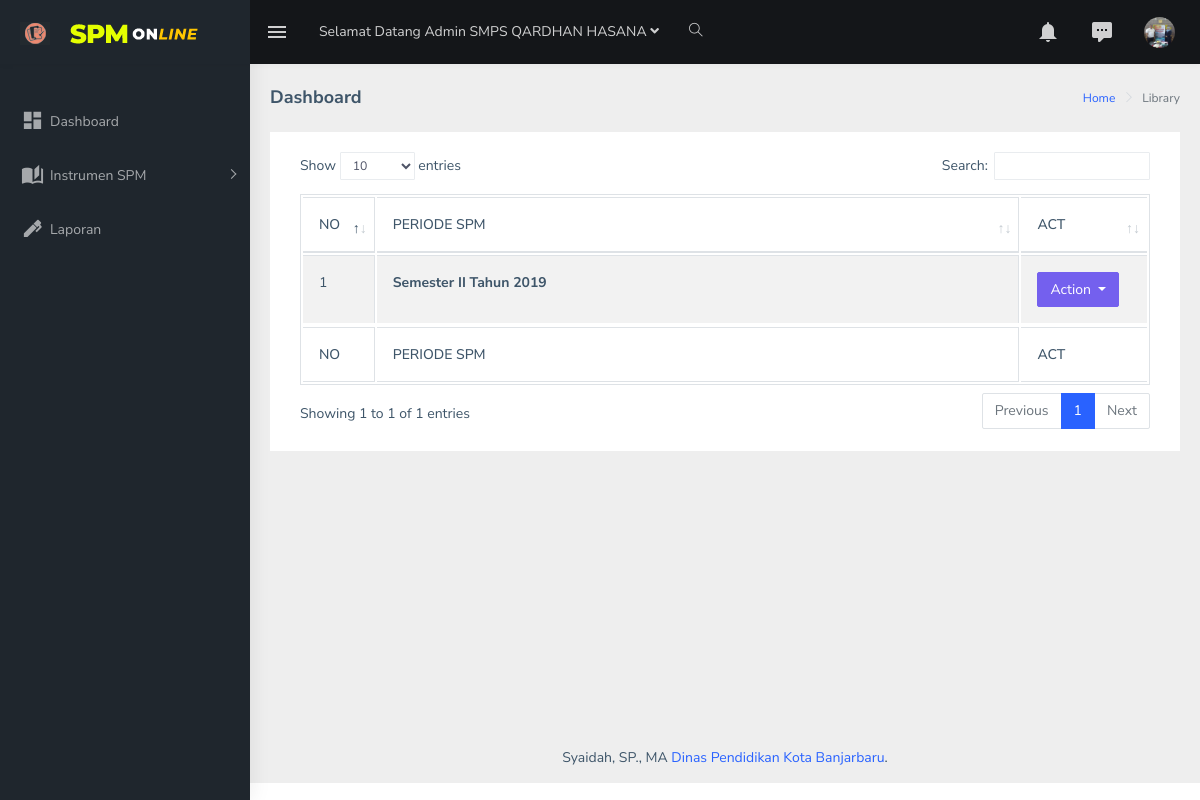
/Admin-Sekolah.php (signed in), run on the app's committed database.
### tables this page shows
CREATE TABLE `sekolah` (
  `id_sekolah` int(6) NOT NULL auto_increment,
  `sekolah` varchar(100) NOT NULL,
  PRIMARY KEY  (`id_sekolah`)
);

CREATE TABLE `users` (
  `id` int(10) NOT NULL auto_increment,
  `nama` varchar(30) NOT NULL,
  `pswd` varchar(1000) NOT NULL,
  `email` varchar(40) NOT NULL,
  `pertanyaan` varchar(1000) NOT NULL,
  `jawaban` varchar(1000) NOT NULL,
  `key_forgot` varchar(1000) NOT NULL,
  `lokasi_ad` varchar(200) NOT NULL,
  `kategori` varchar(20) NOT NULL,
  `id_skpd` varchar(15) NOT NULL,
  `tgl` varchar(30) NOT NULL,
  PRIMARY KEY  (`id`),
  UNIQUE KEY `email` (`email`)
);

CREATE TABLE `spm` (
  `id_spm` int(6) NOT NULL auto_increment,
  `id_sekolah` varchar(6) NOT NULL,
  `id_periode` varchar(6) NOT NULL,
  `tahun` varchar(6) NOT NULL,
  `q1` varchar(5) NOT NULL,
  `q2` varchar(5) NOT NULL,
  `q3` varchar(5) NOT NULL,
  `q4` varchar(5) NOT NULL,
  `q5` varchar(5) NOT NULL,
  `q6` varchar(5) NOT NULL,
  `q7` varchar(5) NOT NULL,
  `q8` varchar(5) NOT NULL,
  `q9` varchar(5) NOT NULL,
  `q10` varchar(5) NOT NULL,
  `q11` varchar(5) NOT NULL,
  `q12` varchar(5) NOT NULL,
  `q13` varchar(5) NOT NULL,
  `q14` varchar(5) NOT NULL,
  `q15` varchar(5) NOT NULL,
  `q16` varchar(5) NOT NULL,
  `q17` varchar(5) NOT NULL,
  `q18` varchar(5) NOT NULL,
  `q19` varchar(5) NOT NULL,
  `q20` varchar(5) NOT NULL,
  `q21` varchar(5) NOT NULL,
  `unix` varchar(100) NOT NULL,
  `tgl_input` varchar(50) NOT NULL,
  PRIMARY KEY  (`id_spm`)
);

### assets/include/session-sekolah.php (called while the page is built, shortened)
<?php
include "koneksi.php";
if (isset($_SESSION['session_login_by_id']))
{
	$user_id = $_SESSION['session_login_by_id'];
	$sql_0 			= "select * from users where id='$user_id'";
	$sql 			= mysqli_query($conn, $sql_0);
	$data 			= mysqli_fetch_array($sql);
	$sekolah	 	= $data['id_skpd'];
	$lokasi_pict 	= $data['lokasi_ad'];
	$sql_000000000	= "select * from sekolah where id_sekolah='$sekolah'";
	$sql_0000000000	= mysqli_query($conn, $sql_000000000);
	$data_0000000000= mysqli_fetch_array($sql_0000000000);
	$nama_sekolah	= $data_0000000000['sekolah'];
}
else
{
	header("location:login.php");
	exit();
}
?>

### admin-sekolah.php (the view, shortened to what this page needs)
<?PHP
include "assets/include/session-sekolah.php";
include "assets/include/koneksi.php";
$id_sekolah = $sekolah;
?>
<!DOCTYPE html>
<html dir="ltr" lang="en">
<head>
    <link href="assets/libs/flot/css/float-chart.css" rel="stylesheet">
	<link rel="stylesheet" type="text/css" href="assets/extra-libs/multicheck/multicheck.css">
    <link href="assets/libs/datatables.net-bs4/css/dataTables.bootstrap4.css" rel="stylesheet">
    <link href="dist/css/style.min.css" rel="stylesheet">
</head>
<body>
    <div id="main-wrapper">
      <?php include "pages/header-sekolah.php";?>
      <?php include "pages/sidebar-admin-sekolah.php";?>
      <div class="page-wrapper">
        <div class="page-breadcrumb">
          <div class="row">
            <div class="col-12 d-flex no-block align-items-center">
              <h4 class="page-title">Dashboard</h4>
              <div class="ml-auto text-right">
                <nav aria-label="breadcrumb">
                  <ol class="breadcrumb">
                    <li class="breadcrumb-item"><a href="#">Home</a></li>
                    <li class="breadcrumb-item active" aria-current="page">Library</li>
                  </ol>
                </nav>
              </div>
            </div>
          </div>
        </div>
        <div class="container-fluid">
          <div class="card">
            <div class="card-body">
              <div class="table-responsive">
                  <table id="zero_config" class="table table-striped table-bordered">
                                        <thead>
                                            <tr>
                                                <th width="3%">NO</th>
                                                <th width="67%">PERIODE SPM </th>
                                                <th width="10%">ACT</th>
                                            </tr>
                                        </thead>
                                        <tbody>
										<?
				 	$i 			= 1;
              	 	$jml_data1 	= "SELECT * FROM spm where id_sekolah ='$id_sekolah' ";
					$query		= mysqli_query($conn, $jml_data1);
        			while($data = mysqli_fetch_array($query))
					{
					$periode 	= $data['id_periode'];
					if ($periode == 1)
					{
					$period = 'Semester I';
					}
					else
					{
					$period = 'Semester II';
					}
				?>
				 <tr>
                                                <td><?php echo $i ?></td>
                                                <td><strong><?php echo $period; ?> Tahun <?php echo $data['tahun'] ?></strong></td>
                                                <td>
												<div class="btn-group">
													<button type="button" class="btn btn-primary dropdown-toggle" data-toggle="dropdown" aria-haspopup="true" aria-expanded="false">Action </button>
												</div>												</td>
                  </tr>
				 <?php
       			 $i++;
        			}
    			?>
                                        </tbody>
                                        <tfoot>
                                            <tr>
                                            <tr>
                                                <th width="3%">NO</th>
                                                <th width="67%">PERIODE SPM</th>
                                                <th width="10%">ACT</th>
                                            </tr>
                                        </tfoot>
                </table>
              </div>
            </div>
          </div>
        </div>
        <?php include "pages/footer.php"; ?>
      </div>
    </div>
</body>
</html>

### pages/header-sekolah.php (shortened to what this page needs)
<header class="topbar" data-navbarbg="skin5">
           <nav class="navbar top-navbar navbar-expand-md navbar-dark">
               <div class="navbar-header" data-logobg="skin5">
                   <a class="navbar-brand" href="html/ltr/index.html">
                       <b class="logo-icon p-l-10">
                           <img src="assets/images/logo-icon.png" alt="homepage" class="light-logo" />                        </b>
                       <span class="logo-text">
                            <img src="assets/images/logo-text.png" alt="homepage" class="light-logo" />                        </span>
                   </a>
                   </div>
               <div class="navbar-collapse collapse" id="navbarSupportedContent" data-navbarbg="skin5">
                   <ul class="navbar-nav float-left mr-auto">
                       <li class="nav-item d-none d-md-block"><a class="nav-link sidebartoggler waves-effect waves-light" href="javascript:void(0)" data-sidebartype="mini-sidebar"><i class="mdi mdi-menu font-24"></i></a></li>
                       <li class="nav-item dropdown">
                           <a class="nav-link dropdown-toggle" href="#" id="navbarDropdown" role="button" data-toggle="dropdown" aria-haspopup="true" aria-expanded="false">
                           <?php include "title-2-sekolah.php";?>
                       </li>
                       <li class="nav-item search-box"> <a class="nav-link waves-effect waves-dark" href="javascript:void(0)"><i class="ti-search"></i></a>
                       </li>
                   </ul>
                   <ul class="navbar-nav float-right">
                       <li class="nav-item dropdown">
                           <a class="nav-link dropdown-toggle waves-effect waves-dark" href="" data-toggle="dropdown" aria-haspopup="true" aria-expanded="false"> <i class="mdi mdi-bell font-24"></i>                            </a>
                       </li>
                       <li class="nav-item dropdown">
                           <a class="nav-link dropdown-toggle waves-effect waves-dark" href="" id="2" data-toggle="dropdown" aria-haspopup="true" aria-expanded="false"> <i class="font-24 mdi mdi-comment-processing"></i>                            </a>
                       </li>
                       <li class="nav-item dropdown">
                           <a class="nav-link dropdown-toggle text-muted waves-effect waves-dark pro-pic" href="" data-toggle="dropdown" aria-haspopup="true" aria-expanded="false"><img src="assets/include/<?php echo $lokasi_pict; ?>" alt="user" class="rounded-circle" width="31" height="31"></a>
                       </li>
                   </ul>
               </div>
           </nav>
       </header>

### pages/title-2-sekolah.php (shortened to what this page needs)
<span class="d-none d-md-block">Selamat Datang Admin <?php echo $nama_sekolah; ?> <i class="fa fa-angle-down"></i></span>
                            <span class="d-block d-md-none"><i class="fa fa-plus"></i></span>                            </a>

### data on the page
sekolah: sekolah "SMPS QARDHAN HASANA"
users: lokasi_ad (picture)
spm: id_periode "Semester II", tahun "2019"
